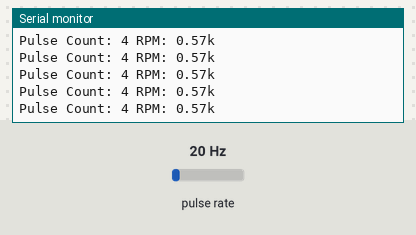
Bench run of a sketch on a simulated Arduino Uno, built with avr-gcc and run on an emulated ATmega328P. On the bench: the last lines printed to the serial monitor. Wiring (inferred from the names in the program): pulse sensor: data pin 2. The test bench sets the inputs (shaded band); at power-on: pulse rate 20 Hz.

Above: at 1.2 s.
1.3 s: pulse rate (sensor on pin 2) set to 4 Hz
At 1.56 s:
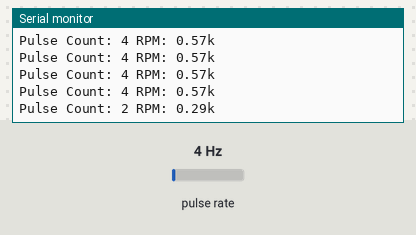
2.8 s: pulse rate (sensor on pin 2) set to 50 Hz
At 2.96 s:
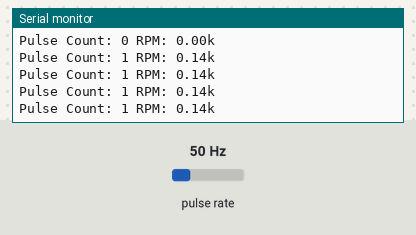
Timing chart, 0 to 5.8 s (numbered marks = the images above; inputs shaded):
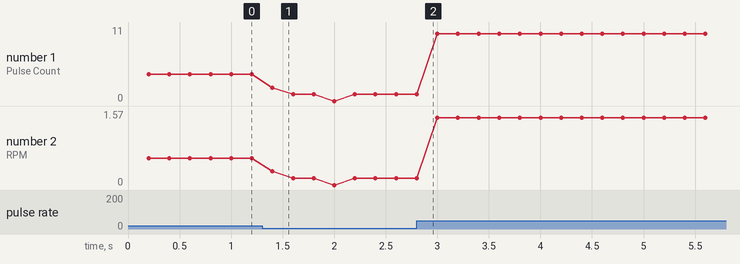

The sketch:

RPM-test.ino
```cpp
const int sensorPin = 2; // Pin connected to the RPM sensor
volatile unsigned long pulseCount = 0; // Variable to store the pulse count
float rpm = 0; // Variable to store the calculated RPM
unsigned long previousMillis = 0; // Variable to store the previous time

void setup() {
  pinMode(sensorPin, INPUT);
  attachInterrupt(digitalPinToInterrupt(sensorPin), countPulse, RISING); // Attach interrupt to the rising edge of the pulse
  Serial.begin(9600);
}

void loop() {
  unsigned long currentMillis = millis();

  // Calculate RPM every second
  if (currentMillis - previousMillis >= 200) {
    //detachInterrupt(digitalPinToInterrupt(sensorPin)); // Disable interrupts while calculating RPM
    //6p = 0.33k
    //inp = rpmk
    //(pulseCount * 0.33)/5
    Serial.print("Pulse Count: ");
    Serial.print(pulseCount);

    rpm = (float)pulseCount/7.00; // Calculate RPM
    pulseCount = 0; // Reset pulse count
    //attachInterrupt(digitalPinToInterrupt(sensorPin), countPulse, RISING); // Re-attach interrupt
    Serial.print(" RPM: ");
    Serial.print(rpm);
    //int rpmK = int(rpm * 0.0001);
    Serial.println("k");
    previousMillis = currentMillis;
  }
}

void countPulse() {
  pulseCount++;
}
```

Measured:
- after the input at 1.3 s, the serial monitor: prints a new line after 0.10 s (image 1)
- plotted number 1: 4 → 1 after the input at 1.3 s, 1 → 9 after the input at 2.8 s
- plotted number 2: 0.57 → 0.14 after the input at 1.3 s, 0.14 → 1.29 after the input at 2.8 s
